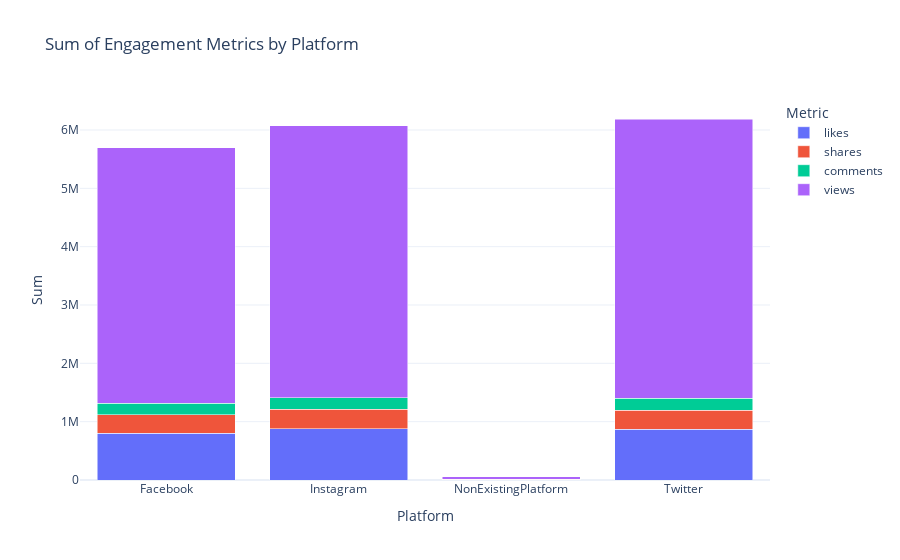

Notebook code cell kept with this figure:
### Code cell
# Columns to plot
columns_to_plot = ['likes', 'shares', 'comments', 'views']

# Group by platform and aggregate sum for each column
grouped_data = data.groupby('platform')[columns_to_plot].sum().reset_index()

# Plot using Plotly Express
fig = plx.bar(grouped_data, x='platform', y=columns_to_plot, 
             title='Sum of Engagement Metrics by Platform',
             labels={'value': 'Sum', 'variable': 'Engagement Metric'},
             barmode='stack')

# Customize the layout
fig.update_layout(xaxis_title='Platform', yaxis_title='Sum', legend_title='Metric', template='plotly_white')

# Show the plot
fig.show()

### Figure 1 — Plotly figure (JSON) as saved in the notebook; plotly's stock layout.template omitted (floating-point values rounded to 4 significant figures)
{"data": [{"alignmentgroup": "True", "hovertemplate": "Engagement Metric=likes<br>platform=%{x}<br>Sum=%{y}<extra></extra>", "legendgroup": "likes", "marker": {"color": "#636efa", "pattern": {"shape": ""}}, "name": "likes", "offsetgroup": "likes", "orientation": "v", "showlegend": true, "textposition": "auto", "type": "bar", "x": ["Facebook", "Instagram", "NonExistingPlatform", "Twitter"], "xaxis": "x", "y": [802109, 878603, 6901, 868778], "yaxis": "y"}, {"alignmentgroup": "True", "hovertemplate": "Engagement Metric=shares<br>platform=%{x}<br>Sum=%{y}<extra></extra>", "legendgroup": "shares", "marker": {"color": "#EF553B", "pattern": {"shape": ""}}, "name": "shares", "offsetgroup": "shares", "orientation": "v", "showlegend": true, "textposition": "auto", "type": "bar", "x": ["Facebook", "Instagram", "NonExistingPlatform", "Twitter"], "xaxis": "x", "y": [320572, 334011, 3095, 328671], "yaxis": "y"}, {"alignmentgroup": "True", "hovertemplate": "Engagement Metric=comments<br>platform=%{x}<br>Sum=%{y}<extra></extra>", "legendgroup": "comments", "marker": {"color": "#00cc96", "pattern": {"shape": ""}}, "name": "comments", "offsetgroup": "comments", "orientation": "v", "showlegend": true, "textposition": "auto", "type": "bar", "x": ["Facebook", "Instagram", "NonExistingPlatform", "Twitter"], "xaxis": "x", "y": [194908, 201653, 1713, 207884], "yaxis": "y"}, {"alignmentgroup": "True", "hovertemplate": "Engagement Metric=views<br>platform=%{x}<br>Sum=%{y}<extra></extra>", "legendgroup": "views", "marker": {"color": "#ab63fa", "pattern": {"shape": ""}}, "name": "views", "offsetgroup": "views", "orientation": "v", "showlegend": true, "textposition": "auto", "type": "bar", "x": ["Facebook", "Instagram", "NonExistingPlatform", "Twitter"], "xaxis": "x", "y": [4379118, 4661466, 40375, 4783042], "yaxis": "y"}], "layout": {"autosize": true, "barmode": "stack", "legend": {"title": {"text": "Metric"}, "tracegroupgap": 0}, "title": {"text": "Sum of Engagement Metrics by Platform"}, "xaxis": {"anchor": "y", "autorange": true, "domain": [0, 1], "range": [-0.5, 3.5], "title": {"text": "Platform"}, "type": "category"}, "yaxis": {"anchor": "x", "autorange": true, "domain": [0, 1], "range": [0, 6514000.0], "title": {"text": "Sum"}, "type": "linear"}}}
